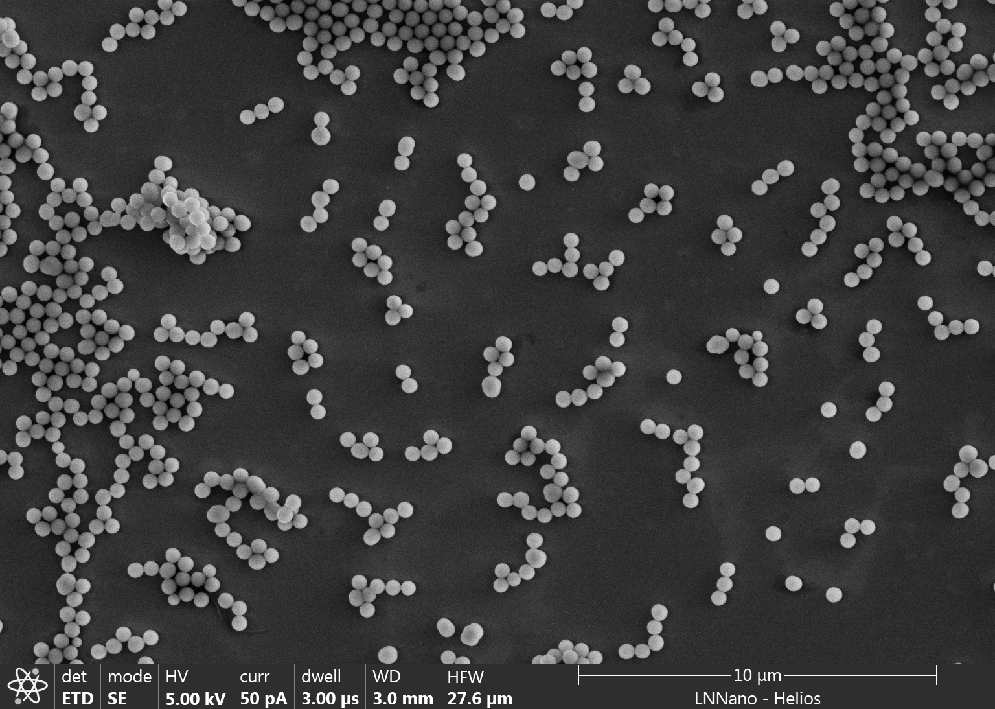
#> input picture Imagem_Filtros/Nano_Sips/images/GC_01.tif, 995 x 709 px, shrunk from 1536 x 1094 before the run, found by its file name
$ jupyter execute MEV-GC_01.ipynb
#> lines starting #> are read from the running program, lines starting #| are printed output that depends on the picture; after the words box and inside, x2 and y2 are one past the last pixel; in counts of white or black regions, pixels touching at a corner belong together; long printed decimals are rounded
# Obtenção de raio de nanopartículas de sílica de imagem de Microscópio Eletrônico de Varredura (MEV)

Nesta prática, vocês analisarão uma imagem de MEV, das nanopartículas de sílica que vocês sintetizaram e obtiveram as imagens no LNNano.

Para isso, utilizaremos a biblioteca OpenCV para Python.

O procedimento consiste no seguinte:
 - Abrir uma das imagens obtidas.
 - Aplicar um filtro para deixá-la em preto e branco.
 - Aplicar um filtro Gaussiano, para diminuir o ruído da imagem.
 - Então, com a função HoughCircles do OpenCV, são buscados círculos na imagem.
 - Por fim o arquivo original, com o filtro Gaussiano e outro com os círculos encontrados são mostrados.
 - **IMPORTANTE:** Para não travar seu Kernel, não feche as imagens no 'x', apenas aperte qualquer tecla do teclado quando a janela da imagem estiver ativa.

A seguir entramos em mais detalhes de cada passo a ser realizado.

## Filtro Gaussiano

Como a imagem tem duas dimensões, devemos aplicar um filtro Gaussiano 2D, que é definido pela seguinte expressão:

Basicamente um produto de duas funções Gaussianas, uma para *x* e uma para *y*. O parâmetro importante para ajustarmos é o desvio padrão, quanto maior o desvio, mais os pixels vizinhos serão misturados. Portanto, como há uma mistura de pixels vizinhos, isso leva a imagem a ficar borrada, como mostrado na figura abaixo:

Isso pode não parecer útil, pois o exemplo é dado com uma imagem nítida. Porém, se aplicarmos em uma imagem com ruído, que é o caso das imagens de microscopia eletrônica, isso passa a fazer mais sentido. Vejam o exemplo abaixo, para notarem como o ruído pode diminuir muito com o filtro Gaussiano:

Agora a imagem fica melhor de ser vista, pois não está mais pontilhada como a original. Para isso que utilizaremos o filtro nas imagens de MEV. Porém, não podemos aplicar um desvio padrão muito grande, pois assim perdemos detalhes e os contornos das nanopartículas não serão detectados. A biblioteca OpenCV, para ser mais eficiente, utiliza o método de gradiente de Hough,

## Encontrando os círculos

Para encontrarmos os círculos, basicamente precisamos tentar fazer um ajuste de círculos em todos os pontos da imagem. A equação de um círculo é a seguinte:

Nesta equação, *a* e *b* são o centro do círculo, *r* é o raio. Então, para cada ponto *(x,y)*, tentamos ajustar um círculo. Parece simples, mas é um processo exaustivo e demanda muitos recursos computacionais. A biblioteca OpenCV utiliza o método de gradiente de Hough, que acelera bastante o processo de detecção de círculos, o que tornou viável a sua aplicação. Para mais detalhes do método, confira este link: https://theailearner.com/tag/hough-gradient-method/

Agora, para aplicarmos este método, temos uma série de parâmetros a serem ajustados:

- dp: este parâmetro determina a resolução a ser utilizada, o utilizado no exemplo abaixo é 2.0, que significa que a metade a resolução original será utilizada. Pode ser contra intuitivo, mas, usar uma resolução menor ajuda na busca, tanto no custo computacional como na qualidade, pois muitos detalhes podem levar a encontrar círculos em locais onde não há círculos.
- minDist: Determina a distância mínima entre os círculos em pixels. Isso ajuda a não encontrar círculos sobrepostos, que também pode levar a encontrar círculos falsos. Porém, isso deve ser ajustado para cada imagem, pois algumas possuem nanopartículas sobrepostas.
- param1: Está relacionado ao algoritmo que detecta os contornos, quanto menor este número contornos mais fracos são encontrados, que leva a mais círculos. Devemos ajustar este parâmetro de acordo com a imagem a ser analisada.
- param2: Relacionado a seleção final dos círculos, novamente, quanto menor mais círculos são detectados, portando, deve ser ajustado para cada imagem.
- minRadius: É o raio mínimo, em pixels, dos círculos a serem detectados. Apenas uma inspeção visual na sua imagem deve lhe fornecer um valor. Notem que, se este valor for muito pequeno, círculos falsos podem ser detectados.
- maxRadius: Raio máximo em pixels. Novamente uma analise da imagem deve lhe dar uma ideia de que valor você está buscando.

Ótimo, portanto, vocês deverão ajustar estes valores para suas imagens, de modo a detectar os círculos que envolvam as suas nanopartículas. Brinquem com esses valores para obter algo que faça sentido. O código abaixo é um exemplo feito para nanopartículas de sílica com raio médio de 322 nm. Neste caso já foram ajustados os valores do desvio padrão do filtro Gaussiano e também os parâmetros da função HoughCircles, onde foram encontrados círculos representativos. Confira o código e então aplique para suas imagens.

[cell 1]
# [6 lines of commented-out code are left out]

import cv2 as cv
import numpy as np
import pandas as pd

def main():
    filename = 'GC_01.tif' #Define o nome do arquivo da imagem a ser analisada.
    # Carrega a imagem
    orig = cv.imread(cv.samples.findFile(filename), cv.IMREAD_COLOR) #Salva na variável orig a imagem original.
#> orig is the input picture: shape (709, 995, 3); min 0, max 255, mean 63
    src = cv.imread(cv.samples.findFile(filename), cv.IMREAD_COLOR) #Salva a imagem que será manipulada na variável
                                                                    #src, assim temos a original e a manipulada
                                                                    #separadamente.

    gray = cv.cvtColor(src, cv.COLOR_BGR2GRAY) #Transforma a imagem em preto e branco.

    gray = cv.medianBlur(gray, 5) #Aplica o filtro Gaussiano, neste caso com um desvio padrão de 9 pixels.

    circles = cv.HoughCircles(gray,                       #Chama a função HoughCircles, na imagem filtrada.
                              method=cv.HOUGH_GRADIENT,   #Define o método Hough Gradient para buscar os círculos.
                              dp=2.0,                     #Utiliza metade da resolução para encontrar os círculos.
                              minDist=8,                 #Define uma distância mínima de 30 pixels entre os centros dos círculos.
                              param1=80,                 #Define o parâmetro a ser passado para o algoritmo de encontrar contornos.
                              param2=40,                  #Define o parâmetro para a definição final dos círculos.
                              minRadius=8,               #Define o raio mínimo dos círculos.
                              maxRadius=14)               #Define o raio máximo dos círculos.
#> circles = 34 rows, first 8: [535, 557, 10.6], [69, 585, 12.8], [183, 233, 12.8], [523, 447, 10.4], [159, 215, 12.8], [447, 15, 10.4], [287, 517, 12.8], [977, 467, 10.6]

    circle_inf = np.transpose(circles[0]) #Calcula a transposta das informações dos círculos, para
                                          #calcularmos a média e desvio padrão.

    df = pd.DataFrame(circle_inf[2], columns = ['Raios']) #Converte os raios para um dataframe.
#> df = table of 34 rows and 1 columns
    ax = df.plot.hist(bins=5, alpha=0.5) #Armazena no eixo ax o histograma de raios.
    ax.set_xlabel("Raio") #Define o rótulo do eixo-x.
    ax.set_ylabel("Contagem") #Define o rótulo do eixo-y.

    if circles is not None: #Caso círculos tenham sido encontrados, executa o código a seguir:
        print('O raio médio é de', np.average(circle_inf[2]), 'pixels') #Calcula e exibe o raio médio dos círculos.
#| O raio médio é de 10.359 pixels
        print('O desvio padrão do raio médio é de', np.std(circle_inf[2]), 'pixels') #Calcula e exibe o desvio
#| O desvio padrão do raio médio é de 1.439 pixels
                                                                                 #padrão dos raios dos círculos.
        circles = np.uint16(np.around(circles)) #Arredonda as informações dos círculos para inteiros e
#> circles = 34 rows, first 8: [535, 557, 11], [69, 585, 13], [183, 233, 13], [523, 447, 10], [159, 215, 13], [447, 15, 10], [287, 517, 13], [977, 467, 11]
                                                #transforma em uma variável inteira de 16 bits. Isso é
                                                #necessário, pois não existem valores não inteiros de pixels.
        for i in circles[0, :]: #Realiza um loop para todos os círculos encontrados.
            center = (i[0], i[1])  #Define o centro do círculo na variável center
            cv.circle(src, center, 1, (0, 100, 100), 2) #Aplica a variável center no cv.circle, para que
                                                        #o centro do círculo seja desenhado, o raio é definido
                                                        #como 1, para mostrar apenas um ponto no centro.
                                                        #A cor é definida na escala RGB, pelo vetor (0, 100, 100)
                                                        #A largura da linha é definida pelo último parâmetro
                                                        #neste caso 3 pixels.
            radius = i[2] #Define o raio do círculo na variável radius.
            cv.circle(src, center, radius, (255, 0, 255), 1) #Agora sim aplica-se o raio e o centro para desenhar
#> this loop made 34 passes
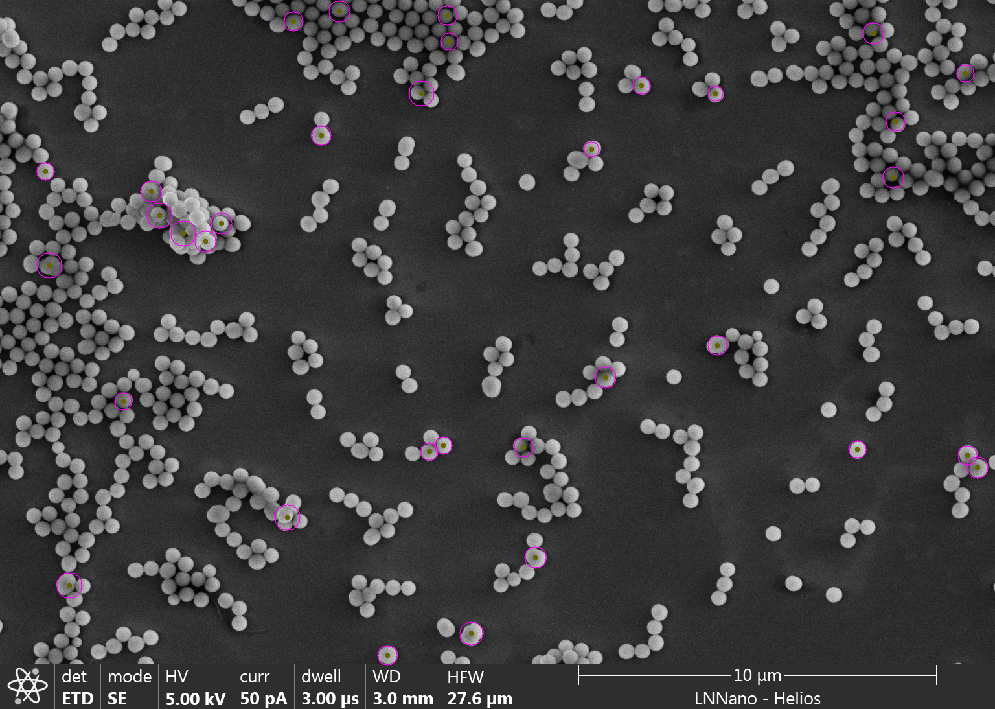
#> src: shape (709, 995, 3); 0.38% of pixels changed, all inside (x1, y1, x2, y2) = (36, 0, 989, 666)
                                                             #o círculo encontrado. A cor e largura da linha são
                                                             #definidas da mesma maneira que a explicada para o centro.

    cv.imshow("Original", orig) #Mostra a imagem original
    cv.imshow("Processed", gray) #Mostra a imagem com o filtro Gaussiano aplicado
    cv.imshow("detected circles", src) #Mostra a imagem com os círculos detectados.
    cv.waitKey(0) #Espera que uma tecla seja pressionada.
    cv.destroyAllWindows() #Fecha as janelas após pressionar qualquer tecla.


    return 0
if __name__ == "__main__":
    main()
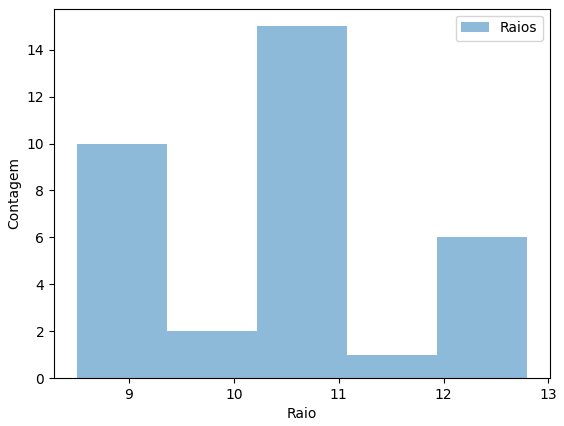
#> figure drawn by matplotlib, 1 panel; tallest bar 15 high, from x = 10.22 to 11.08

$ run again, with Imagem_Filtros/Nano_Sips/images/GC_02.tif copied over Imagem_Filtros/Nano_Sips/images/GC_01.tif
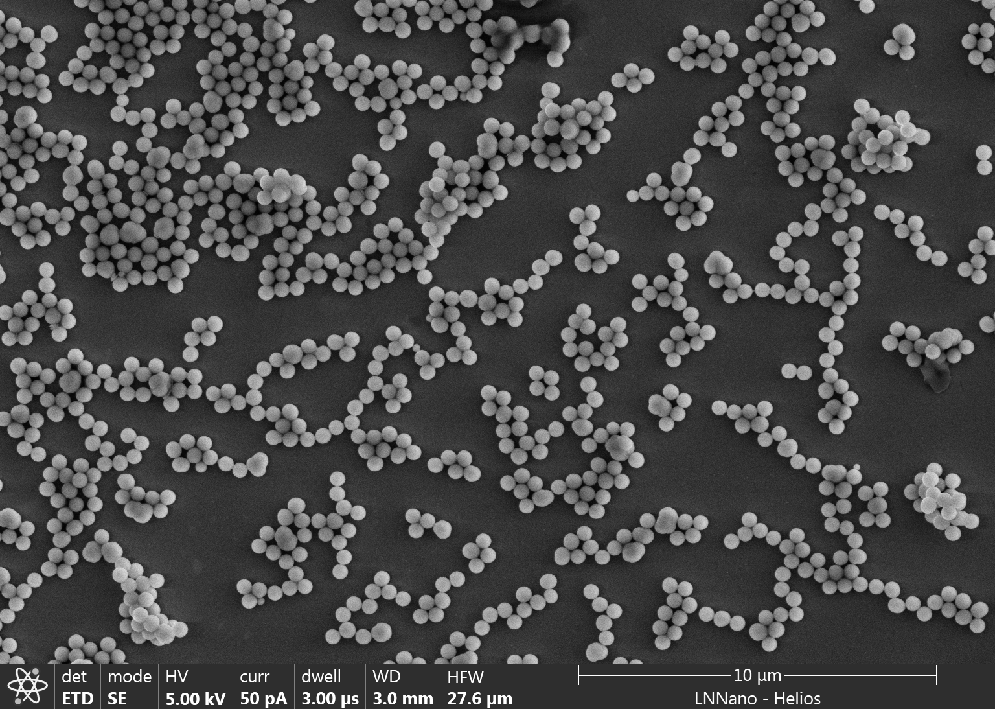
#> input picture Imagem_Filtros/Nano_Sips/images/GC_02.tif, 995 x 709 px, shrunk from 1536 x 1094 before the run, found by its file name
#> in main, orig is the input picture: shape (709, 995, 3); min 1, max 255, mean 75
#> in main, `circles = cv.HoughCircles(gray,`: circles = 51 rows, first 8: [109, 235, 12.8], [583, 119, 12.8], [833, 411, 10.6], [275, 27, 12.8], [631, 549, 12.8], [69, 381, 10.6], [435, 209, 10.6], [777, 23, 10.6]
#> df = table of 51 rows and 1 columns
#| O raio médio é de 10.355 pixels
#| O desvio padrão do raio médio é de 1.551 pixels
#> in main, `circles = np.uint16(np.around(circles))`: circles = 51 rows, first 8: [109, 235, 13], [583, 119, 13], [833, 411, 11], [275, 27, 13], [631, 549, 13], [69, 381, 11], [435, 209, 11], [777, 23, 11]
#> the loop in main, `for i in circles[0, :]:` made 51 passes
#> after the loop in main, `for i in circles[0, :]:`:
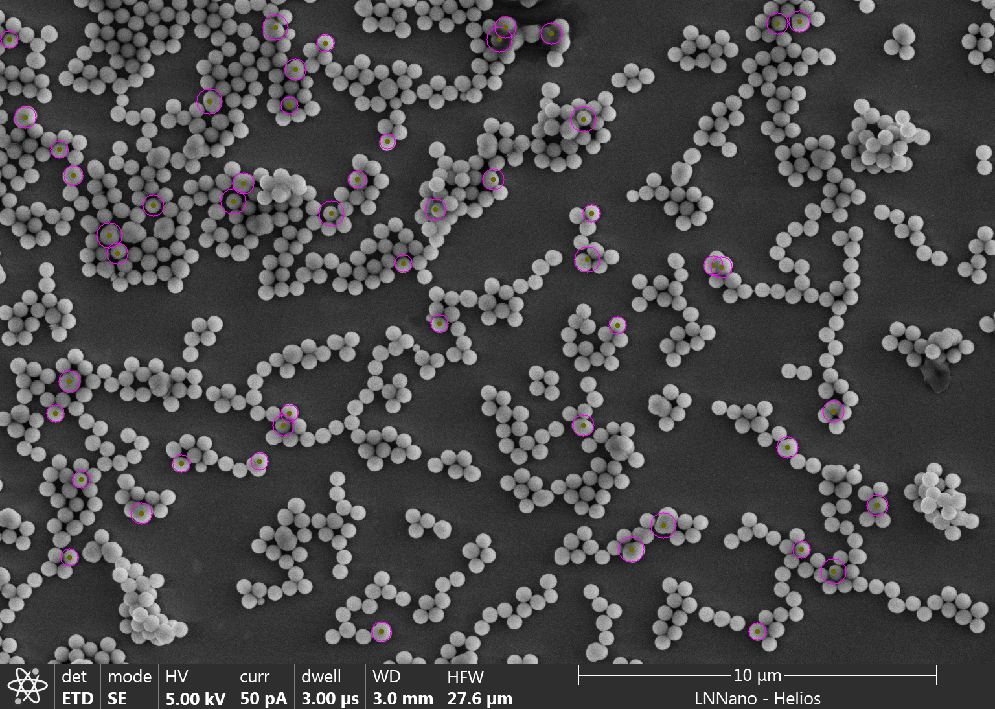
#> src: shape (709, 995, 3); 0.57% of pixels changed, all inside (x1, y1, x2, y2) = (0, 10, 889, 642)
#> `[cell 1] #try: #    import cv2 as cv #except ModuleNotFoundError: #   ..`:
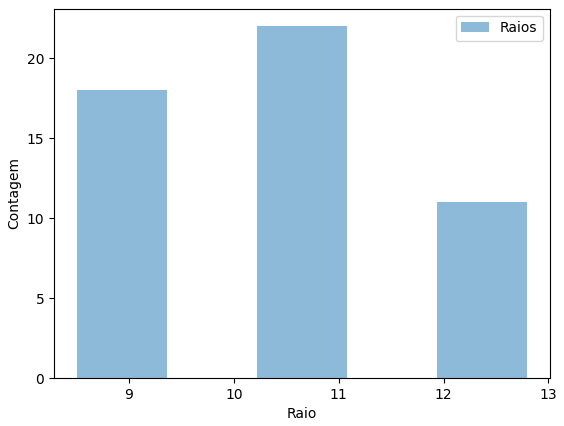
#> figure drawn by matplotlib, 1 panel; tallest bar 22 high, from x = 10.22 to 11.08

$ run again, with Imagem_Filtros/Nano_Sips/images/GC_04.tif copied over Imagem_Filtros/Nano_Sips/images/GC_01.tif
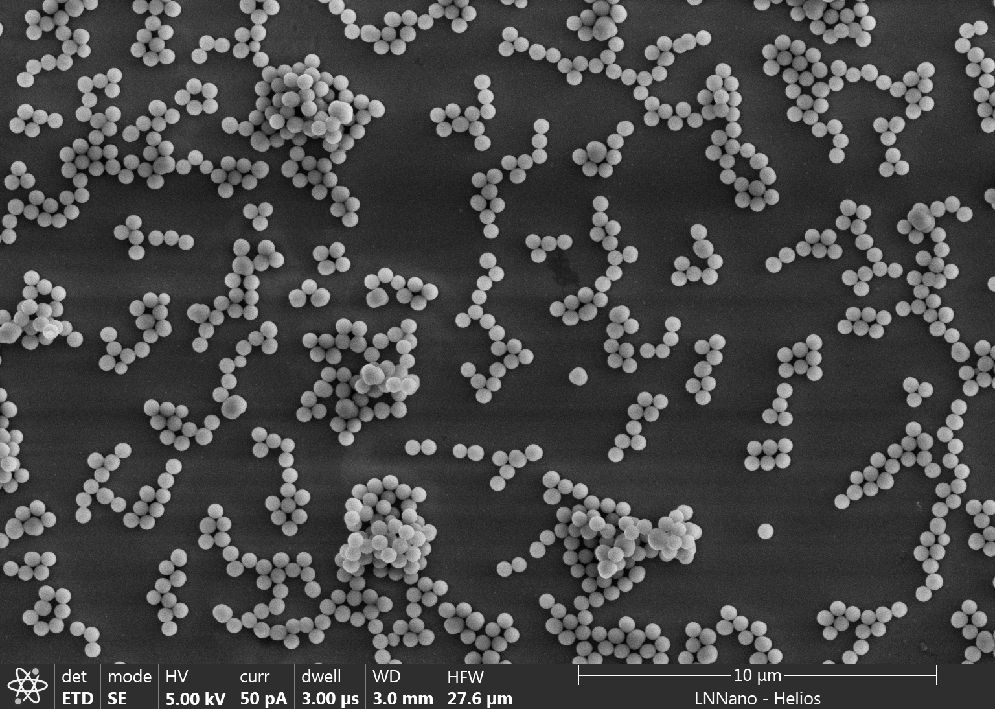
#> input picture Imagem_Filtros/Nano_Sips/images/GC_04.tif, 995 x 709 px, shrunk from 1536 x 1094 before the run, found by its file name
#> in main, orig is the input picture: shape (709, 995, 3); min 2, max 255, mean 72.6
#> in main, `circles = cv.HoughCircles(gray,`: circles = 43 rows, first 8: [387, 503, 12.8], [347, 409, 12.8], [697, 649, 12.8], [457, 621, 12.8], [707, 653, 10.6], [613, 559, 12.8], [605, 29, 12.8], [323, 345, 12.8]
#> df = table of 43 rows and 1 columns
#| O raio médio é de 10.616 pixels
#| O desvio padrão do raio médio é de 1.847 pixels
#> in main, `circles = np.uint16(np.around(circles))`: circles = 43 rows, first 8: [387, 503, 13], [347, 409, 13], [697, 649, 13], [457, 621, 13], [707, 653, 11], [613, 559, 13], [605, 29, 13], [323, 345, 13]
#> the loop in main, `for i in circles[0, :]:` made 43 passes
#> after the loop in main, `for i in circles[0, :]:`:
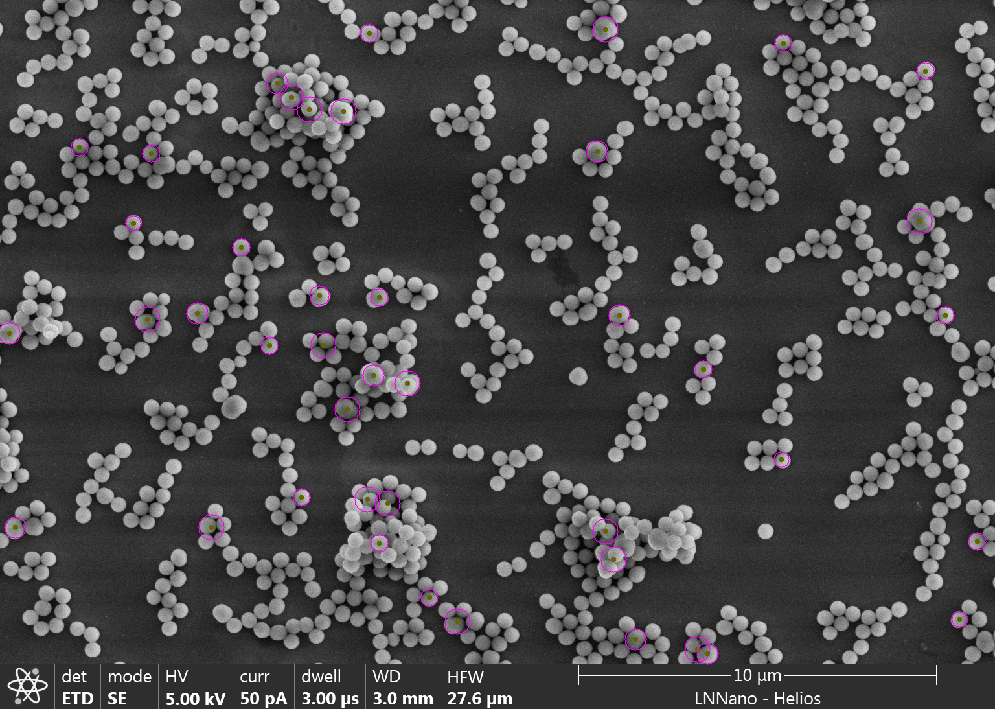
#> src: shape (709, 995, 3); 0.49% of pixels changed, all inside (x1, y1, x2, y2) = (0, 16, 987, 665)
#> `[cell 1] #try: #    import cv2 as cv #except ModuleNotFoundError: #   ..`:
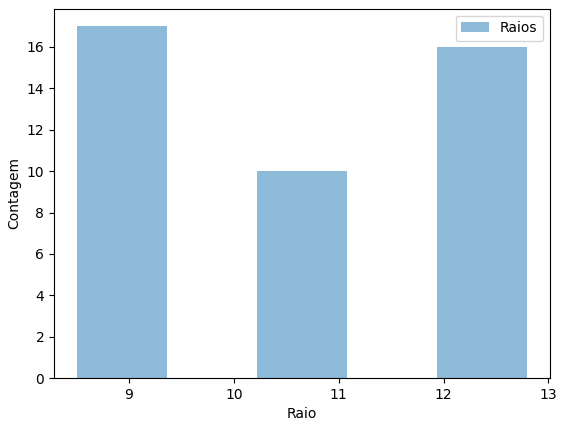
#> figure drawn by matplotlib, 1 panel; tallest bar 17 high, from x = 8.5 to 9.36
